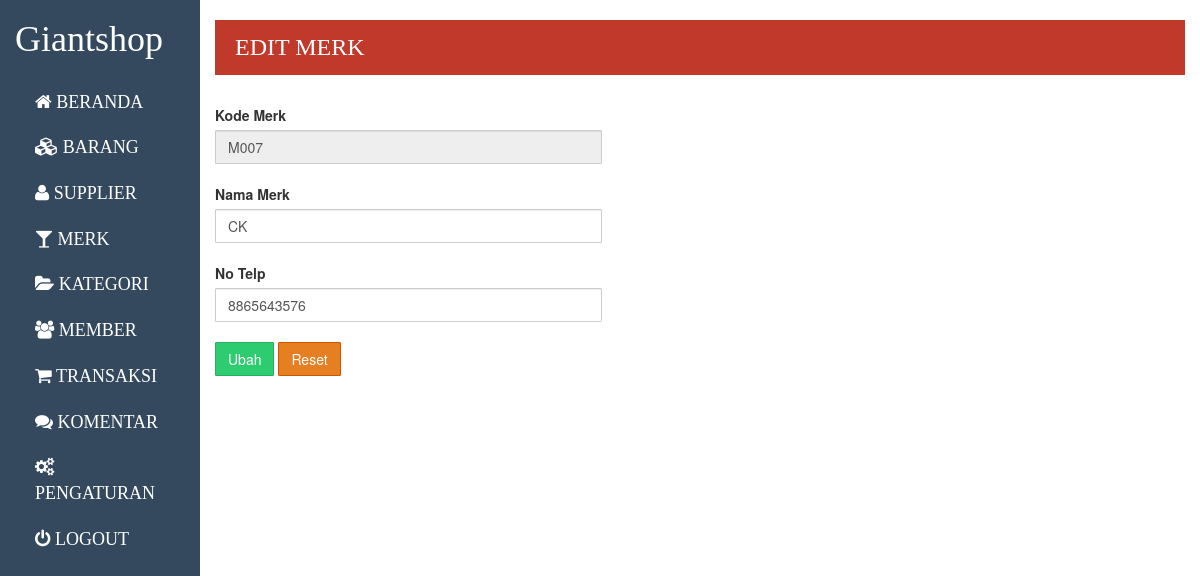
/admin/index.php?p=editmerk&kd=M007 (signed in), run on the app's committed database.
### tables this page shows
CREATE TABLE IF NOT EXISTS `merk` (
  `kdmerk` char(5) NOT NULL,
  `nmmerk` varchar(30) NOT NULL,
  `notelp` varchar(15) DEFAULT NULL
);

### admin/operation/merk/edititem.php (the view, shortened to what this page needs)
<?php
if(isset($_POST['ubah'])){
    $nmmerk = $_POST['nmmerk'];
    $kdmerk = $_POST['kdmerk'];
    $notelp = $_POST['notelp'];
    $q = "UPDATE `merk` SET nmmerk='$nmmerk', notelp='$notelp' WHERE kdmerk='".$kdmerk."'";
    $sql = mysql_query($q);
    if($sql)
        header("location: ?p=merk");
}else if(isset($_GET['kd'])){
    $q = "SELECT * FROM `merk` WHERE kdmerk='$_GET[kd]' ";
    $sql = mysql_query($q);
    $res = mysql_fetch_array($sql);?>
    <div class="title">
        <h3>edit merk</h3>
    </div>
    <form method="post">
        <div class="row">
            <div class="col-md-5">
                <label for="kdmerk">Kode Merk</label><br />
                <input type="text" class="form-control" placeholder="Kode Merk" disabled="disabled" value="<?php echo $res[0]; ?>" /><br />
                <label for="nmmerk">Nama Merk</label><br />
                <input type="text" class="form-control" name="nmmerk" placeholder="Nama Merk" value="<?php echo $res[1]; ?>" /><br />
                <label for="notelp">No Telp</label><br />
                <input type="text" class="form-control" name="notelp" placeholder="No Telp" value="<?php echo $res[2]; ?>" /><br />
                <button type="submit" name="ubah" class="btn btn-success">Ubah</button>
                <button type="reset" class="btn btn-warning">Reset</button>
            </div>
        </div>
    </form>
    <?php
}
?>

### assets/css/admin.css (style rules this page uses)
.title { background-color: #c0392b; color: #fff; padding: 10px 20px; margin-bottom: 30px; }
.title h3 { margin: 0; text-transform: uppercase; font-family: Langdon; display: inline-block; line-height: 35px; }

### data on the page
merk: kdmerk "M007", nmmerk "CK", notelp "8865643576"
